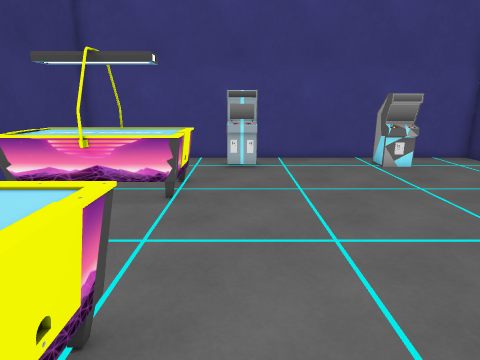
View 1 (above)

13 first-person views from a walk through a scene from a Unity 3-D project. The camera is 1.4 m above the floor, tilts 14° down and sees 75° across. The floor is counted in squares, 0.5 m on a side. Each view is taken from the middle of a square. On the plan, view 1 faces up. The plan holds only what a view shows up to about 20 squares ahead; the rest is blank. The player character is not drawn.

View 2
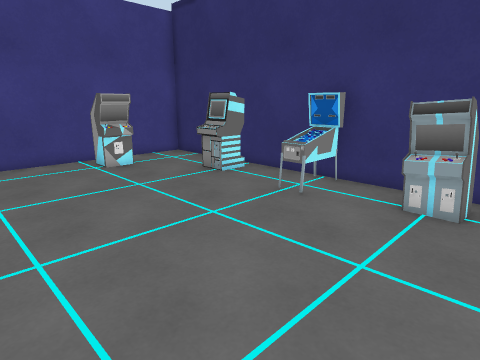

View 3
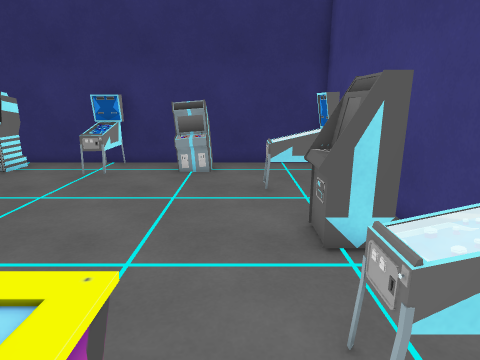

View 4
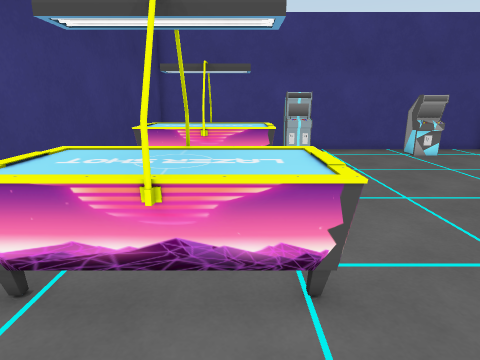

View 5
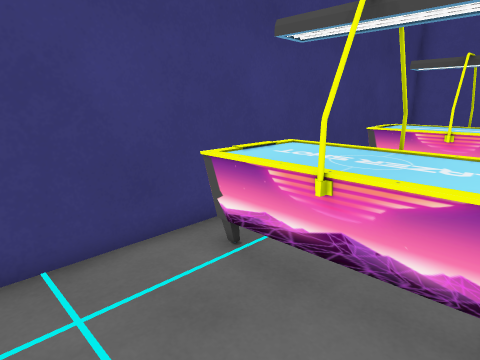

View 6
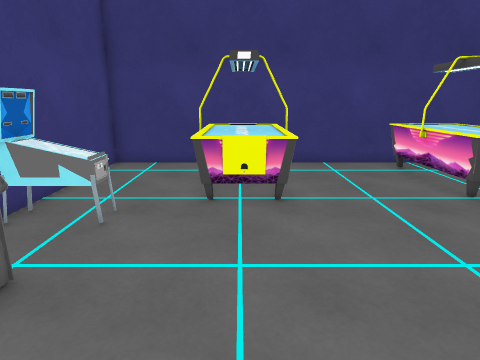

View 7
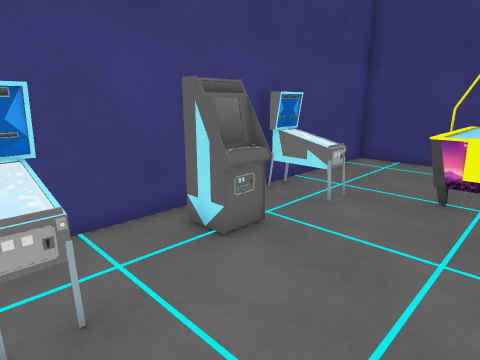

View 8
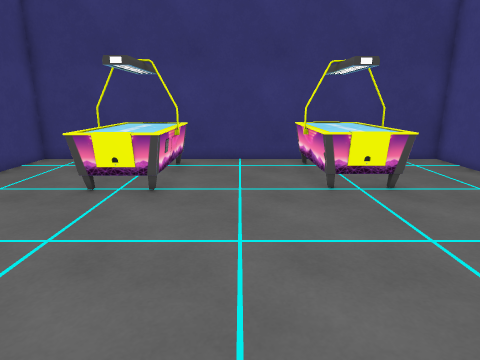

View 9
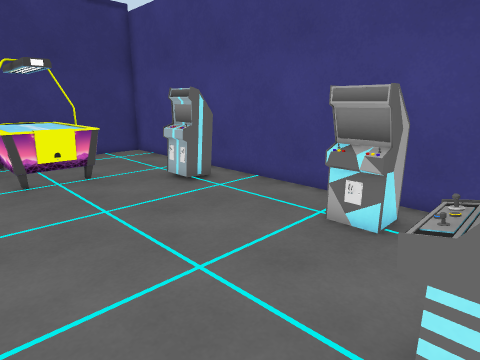

View 10
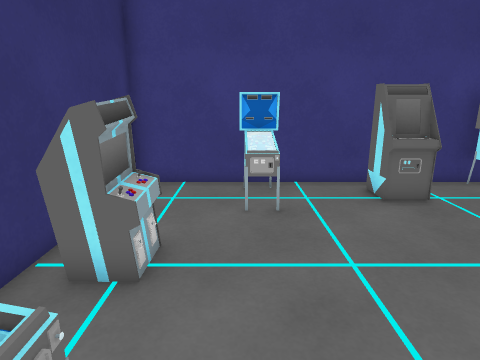

View 11
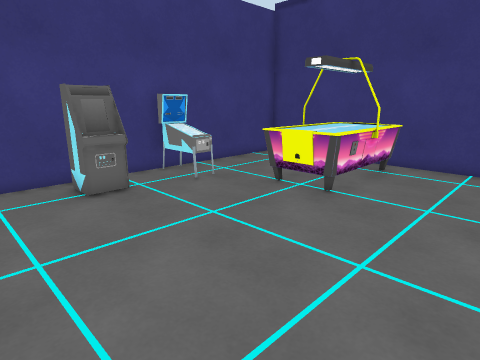

View 12
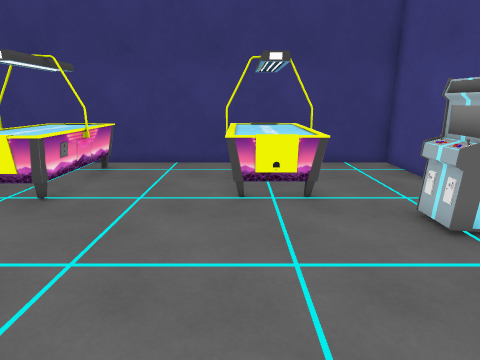

View 13
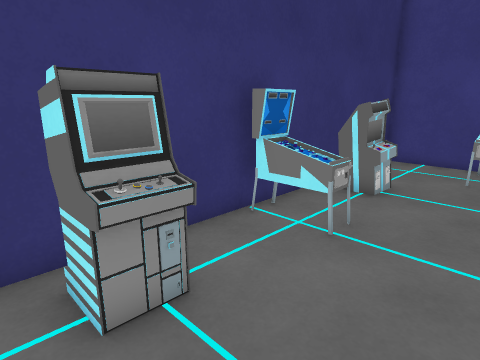

### Floor plan
Key: @ floor where view 1 was taken; # wall or solid block; . floor; = window, fence, low wall or low ledge; O other object.
Columns run from 8 left of view 1 to 12 right of it. Each row starts with its distance up from view 1.
 16 #####################
 15 #....... #....###...#
 14 #......OO#....###...#
 13 #.......O...........#
 12 #   #  .............#
 11 #OOOOOO..........####
 10 #OOOOOO..........####
  9 ##OOOOO.............#
  8 #      .............#
  7 #.................. #
  6 #................#OO#
  5 #................####
  4 #.OO#OO.............#
  3 ##OOOOOO..........###
  2 ##OOOOOO..........###
  1 ##OOOOOO..........###
  0 #.......@...........#
 -1 #......##......=O...#
 -2 #......=O.#OO..O=...#
 -3 #......#O.###..##...#
 -4 #####################

Positions as (right, up) in squares from view 1, and headings:
1: (0, 0), facing up
2: (1, 0), facing up-right
3: (-3, 0), facing right
4: (-3, -3), facing up
5: (-2, -3), facing up-left
6: (7, 2), facing left
7: (8, 3), facing down-left
8: (8, 6), facing left
9: (10, 7), facing up-left
10: (8, 7), facing down
11: (7, 8), facing down-left
12: (7, 9), facing left
13: (6, 12), facing down-right
